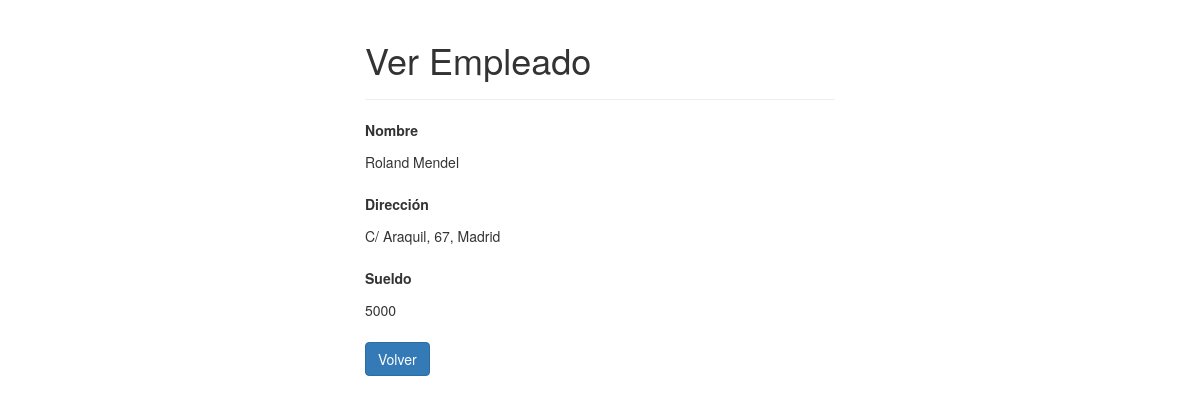
Before: /read.php?id=1 with the older database file.
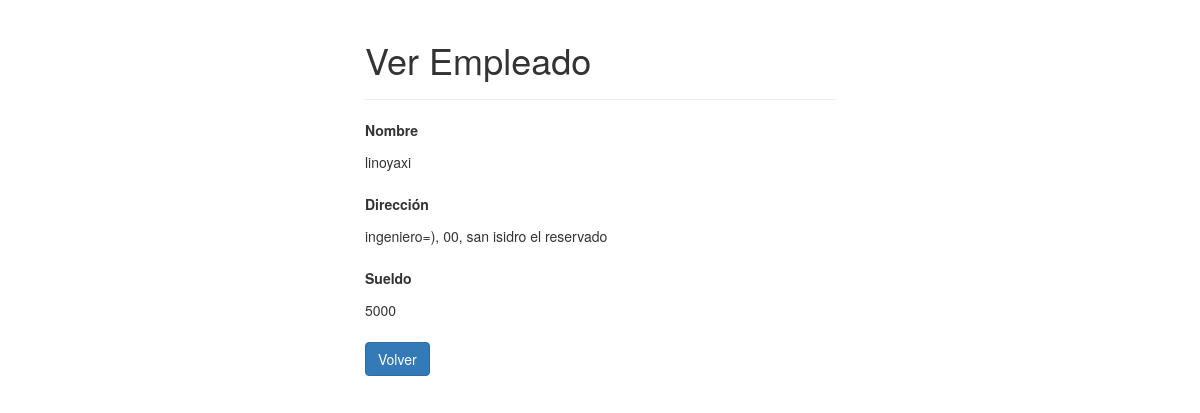
After: the same page with the newer database file.
### tables this page shows
CREATE TABLE `employees` (
  `id` int(11) NOT NULL,
  `name` varchar(100) NOT NULL,
  `address` varchar(255) NOT NULL,
  `salary` int(10) NOT NULL
);

### read.php (the view, shortened to what this page needs)
<?php
if(isset($_GET["id"]) && !empty(trim($_GET["id"]))){
    require_once "config.php";
    $sql = "SELECT * FROM employees WHERE id = ?";
    if($stmt = mysqli_prepare($link, $sql)){
        mysqli_stmt_bind_param($stmt, "i", $param_id);
        if(mysqli_stmt_execute($stmt)){
            $result = mysqli_stmt_get_result($stmt);
            if(mysqli_num_rows($result) == 1){
                $row = mysqli_fetch_array($result, MYSQLI_ASSOC);
            } else{
                header("location: error.php");
                exit();
            }
        } else{
            echo "Oops! Something went wrong. Please try again later.";
        }
    }
} else{
    header("location: error.php");
    exit();
}
?>
<!DOCTYPE html>
<html lang="en">
<head>
    <link rel="stylesheet" href="https://maxcdn.bootstrapcdn.com/bootstrap/3.3.7/css/bootstrap.css">
</head>
<body>
    <div class="wrapper">
        <div class="container-fluid">
            <div class="row">
                <div class="col-md-12">
                    <div class="page-header">
                        <h1>Ver Empleado</h1>
                    </div>
                    <div class="form-group">
                        <label>Nombre</label>
                        <p class="form-control-static"><?php echo $row["name"]; ?></p>
                    </div>
                    <div class="form-group">
                        <label>Dirección</label>
                        <p class="form-control-static"><?php echo $row["address"]; ?></p>
                    </div>
                    <div class="form-group">
                        <label>Sueldo</label>
                        <p class="form-control-static"><?php echo $row["salary"]; ?></p>
                    </div>
                    <p><a href="index.php" class="btn btn-primary">Volver</a></p>
                </div>
            </div>
        </div>
    </div>
</body>
</html>

Changed rows visible on the page:
changed employees: name "Roland Mendel" → "linoyaxi"; address "C/ Araquil, 67, Madrid" → "ingeniero=), 00, san isidro el reservado"
